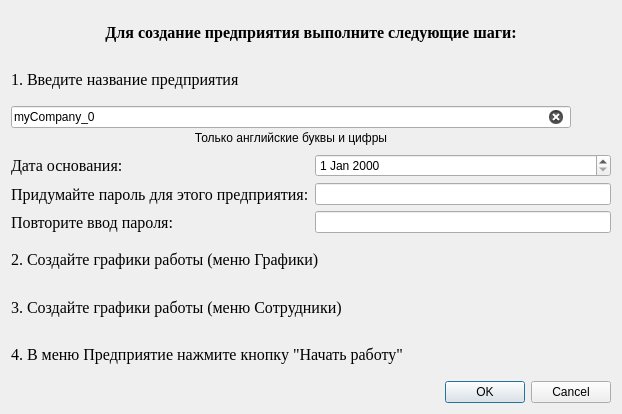
<?xml version="1.0" encoding="UTF-8"?>
<ui version="4.0">
 <class>Dialog</class>
 <widget class="QDialog" name="Dialog">
  <property name="geometry">
   <rect>
    <x>0</x>
    <y>0</y>
    <width>622</width>
    <height>414</height>
   </rect>
  </property>
  <property name="windowTitle">
   <string>Создание предприятия</string>
  </property>
  <layout class="QVBoxLayout" name="verticalLayout_2">
   <item>
    <widget class="QLabel" name="label">
     <property name="font">
      <font>
       <family>Times New Roman</family>
       <pointsize>12</pointsize>
       <weight>75</weight>
       <bold>true</bold>
      </font>
     </property>
     <property name="text">
      <string>Для создание предприятия выполните следующие шаги:</string>
     </property>
     <property name="alignment">
      <set>Qt::AlignCenter</set>
     </property>
    </widget>
   </item>
   <item>
    <widget class="QLabel" name="label_2">
     <property name="font">
      <font>
       <family>Times New Roman</family>
       <pointsize>12</pointsize>
      </font>
     </property>
     <property name="text">
      <string>1. Введите название предприятия</string>
     </property>
     <property name="alignment">
      <set>Qt::AlignLeading|Qt::AlignLeft|Qt::AlignVCenter</set>
     </property>
    </widget>
   </item>
   <item>
    <layout class="QHBoxLayout" name="horizontalLayout_2">
     <item>
      <layout class="QVBoxLayout" name="verticalLayout">
       <property name="spacing">
        <number>0</number>
       </property>
       <item>
        <widget class="QLineEdit" name="CompanyNameEdit">
         <property name="text">
          <string>myCompany_0</string>
         </property>
         <property name="maxLength">
          <number>30</number>
         </property>
         <property name="clearButtonEnabled">
          <bool>true</bool>
         </property>
        </widget>
       </item>
       <item>
        <widget class="QLabel" name="label_3">
         <property name="font">
          <font>
           <family>MS Shell Dlg 2</family>
          </font>
         </property>
         <property name="text">
          <string>Только английские буквы и цифры</string>
         </property>
         <property name="alignment">
          <set>Qt::AlignCenter</set>
         </property>
        </widget>
       </item>
      </layout>
     </item>
     <item>
      <spacer name="horizontalSpacer">
       <property name="orientation">
        <enum>Qt::Horizontal</enum>
       </property>
       <property name="sizeType">
        <enum>QSizePolicy::Preferred</enum>
       </property>
       <property name="sizeHint" stdset="0">
        <size>
         <width>40</width>
         <height>20</height>
        </size>
       </property>
      </spacer>
     </item>
    </layout>
   </item>
   <item>
    <layout class="QGridLayout" name="gridLayout">
     <item row="0" column="0">
      <widget class="QLabel" name="label_4">
       <property name="font">
        <font>
         <family>Times New Roman</family>
         <pointsize>12</pointsize>
        </font>
       </property>
       <property name="text">
        <string>Дата основания:</string>
       </property>
       <property name="alignment">
        <set>Qt::AlignLeading|Qt::AlignLeft|Qt::AlignVCenter</set>
       </property>
      </widget>
     </item>
     <item row="1" column="0" colspan="3">
      <widget class="QLabel" name="label_8">
       <property name="font">
        <font>
         <family>Times New Roman</family>
         <pointsize>12</pointsize>
        </font>
       </property>
       <property name="text">
        <string>Придумайте пароль для этого предприятия:</string>
       </property>
       <property name="alignment">
        <set>Qt::AlignLeading|Qt::AlignLeft|Qt::AlignVCenter</set>
       </property>
      </widget>
     </item>
     <item row="1" column="3">
      <widget class="QLineEdit" name="passEdit">
       <property name="sizePolicy">
        <sizepolicy hsizetype="Expanding" vsizetype="Fixed">
         <horstretch>0</horstretch>
         <verstretch>0</verstretch>
        </sizepolicy>
       </property>
       <property name="echoMode">
        <enum>QLineEdit::PasswordEchoOnEdit</enum>
       </property>
      </widget>
     </item>
     <item row="2" column="0" colspan="2">
      <widget class="QLabel" name="label_9">
       <property name="font">
        <font>
         <family>Times New Roman</family>
         <pointsize>12</pointsize>
        </font>
       </property>
       <property name="text">
        <string>Повторите ввод пароля:</string>
       </property>
       <property name="alignment">
        <set>Qt::AlignLeading|Qt::AlignLeft|Qt::AlignVCenter</set>
       </property>
      </widget>
     </item>
     <item row="0" column="3">
      <widget class="QDateEdit" name="firstDateEdit"/>
     </item>
     <item row="2" column="3">
      <widget class="QLineEdit" name="passRepeatEdit">
       <property name="sizePolicy">
        <sizepolicy hsizetype="Expanding" vsizetype="Fixed">
         <horstretch>0</horstretch>
         <verstretch>0</verstretch>
        </sizepolicy>
       </property>
       <property name="echoMode">
        <enum>QLineEdit::Password</enum>
       </property>
      </widget>
     </item>
    </layout>
   </item>
   <item>
    <widget class="QLabel" name="label_5">
     <property name="font">
      <font>
       <family>Times New Roman</family>
       <pointsize>12</pointsize>
      </font>
     </property>
     <property name="text">
      <string>2. Создайте графики работы (меню Графики)</string>
     </property>
     <property name="alignment">
      <set>Qt::AlignLeading|Qt::AlignLeft|Qt::AlignVCenter</set>
     </property>
    </widget>
   </item>
   <item>
    <widget class="QLabel" name="label_6">
     <property name="font">
      <font>
       <family>Times New Roman</family>
       <pointsize>12</pointsize>
      </font>
     </property>
     <property name="text">
      <string>3. Создайте графики работы (меню Сотрудники)</string>
     </property>
     <property name="alignment">
      <set>Qt::AlignLeading|Qt::AlignLeft|Qt::AlignVCenter</set>
     </property>
    </widget>
   </item>
   <item>
    <widget class="QLabel" name="label_7">
     <property name="font">
      <font>
       <family>Times New Roman</family>
       <pointsize>12</pointsize>
      </font>
     </property>
     <property name="text">
      <string>4. В меню Предприятие нажмите кнопку &quot;Начать работу&quot;</string>
     </property>
     <property name="alignment">
      <set>Qt::AlignLeading|Qt::AlignLeft|Qt::AlignVCenter</set>
     </property>
    </widget>
   </item>
   <item>
    <widget class="QDialogButtonBox" name="buttonBox">
     <property name="orientation">
      <enum>Qt::Horizontal</enum>
     </property>
     <property name="standardButtons">
      <set>QDialogButtonBox::Cancel|QDialogButtonBox::Ok</set>
     </property>
    </widget>
   </item>
  </layout>
 </widget>
 <resources/>
 <connections>
  <connection>
   <sender>buttonBox</sender>
   <signal>accepted()</signal>
   <receiver>Dialog</receiver>
   <slot>accept()</slot>
   <hints>
    <hint type="sourcelabel">
     <x>248</x>
     <y>254</y>
    </hint>
    <hint type="destinationlabel">
     <x>157</x>
     <y>274</y>
    </hint>
   </hints>
  </connection>
  <connection>
   <sender>buttonBox</sender>
   <signal>rejected()</signal>
   <receiver>Dialog</receiver>
   <slot>reject()</slot>
   <hints>
    <hint type="sourcelabel">
     <x>316</x>
     <y>260</y>
    </hint>
    <hint type="destinationlabel">
     <x>286</x>
     <y>274</y>
    </hint>
   </hints>
  </connection>
 </connections>
</ui>
